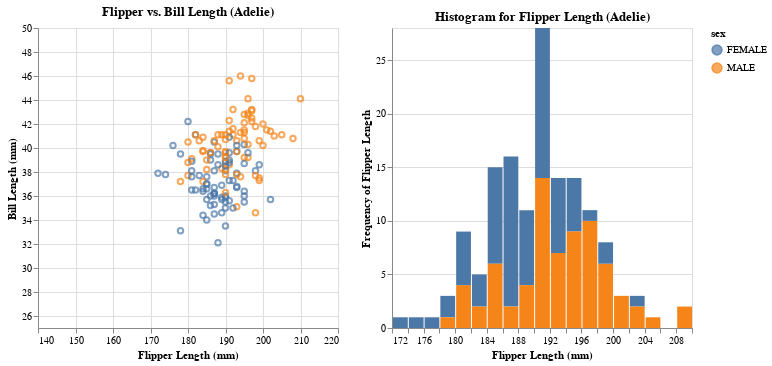

The notebook cell this image was saved under:
### Markdown cell above
## Question 1 (2 marks)

(a) Select only the Adelie penguins, and only the columns for flipper length, bill length and sex. Omit all penguins with missing values for any of these variables. Use the resulting dataframe for all of the questions in this assignment. Use Altair to plot flipper length (on the horizontal axis) vs. bill length (on the vertical axis), and use colour to indicate sex. 

(b) Produce a layered histogram for flipper length, using Altair. Each layer should show a histogram of flipper length for Adelie penguins of one sex, and the two layers should be of different colours, matching the colours used in part (a).

### Code cell
penguin_df = pd.read_csv('penguins.csv')  # Read CSV file from local folder

#Part A:
adelie_df = penguin_df[penguin_df['species'] == 'Adelie']
adelie_df = adelie_df[['flipper_length_mm', 'bill_length_mm', 'sex']].dropna()

flipper_vs_bill = alt.Chart(adelie_df).encode(
    x=alt.X('flipper_length_mm', title = "Flipper Length (mm)").scale(domain=(140, 220)),
    y=alt.Y('bill_length_mm', title = "Bill Length (mm)").scale(domain=(25,50)),
    color='sex'
).mark_point().properties(title = "Flipper vs. Bill Length (Adelie)").interactive()

#Part B:
flipper_hist = alt.Chart(adelie_df).encode(
    x=alt.X('flipper_length_mm', title = "Flipper Length (mm)").bin(maxbins=35),
    y=alt.Y('count()', title = "Frequency of Flipper Length"),
    color='sex'
).mark_bar().properties(title = "Histogram for Flipper Length (Adelie)").interactive()


flipper_vs_bill | flipper_hist

### Figure 1 — Vega-Lite specification as saved in the notebook (floating-point values rounded to 4 significant figures; data arrays with more than 128 entries replaced by an {"elided": "..."} marker saying what was removed)
{"config": {"view": {"continuousWidth": 300, "continuousHeight": 300}}, "hconcat": [{"mark": {"type": "point"}, "encoding": {"color": {"field": "sex", "type": "nominal"}, "x": {"field": "flipper_length_mm", "scale": {"domain": [140, 220]}, "title": "Flipper Length (mm)", "type": "quantitative"}, "y": {"field": "bill_length_mm", "scale": {"domain": [25, 50]}, "title": "Bill Length (mm)", "type": "quantitative"}}, "name": "view_1", "title": "Flipper vs. Bill Length (Adelie)"}, {"mark": {"type": "bar"}, "encoding": {"color": {"field": "sex", "type": "nominal"}, "x": {"bin": {"maxbins": 35}, "field": "flipper_length_mm", "title": "Flipper Length (mm)", "type": "quantitative"}, "y": {"aggregate": "count", "title": "Frequency of Flipper Length", "type": "quantitative"}}, "name": "view_2", "title": "Histogram for Flipper Length (Adelie)"}], "data": {"name": "data-0448b155975ce0a662c74171d01eb301"}, "params": [{"name": "param_1", "select": {"type": "interval", "encodings": ["x", "y"]}, "bind": "scales", "views": ["view_1"]}, {"name": "param_2", "select": {"type": "interval", "encodings": ["x", "y"]}, "bind": "scales", "views": ["view_2"]}], "$schema": "https://vega.github.io/schema/vega-lite/v5.8.0.json", "datasets": {"data-0448b155975ce0a662c74171d01eb301": {"elided": "146 records"}}}
